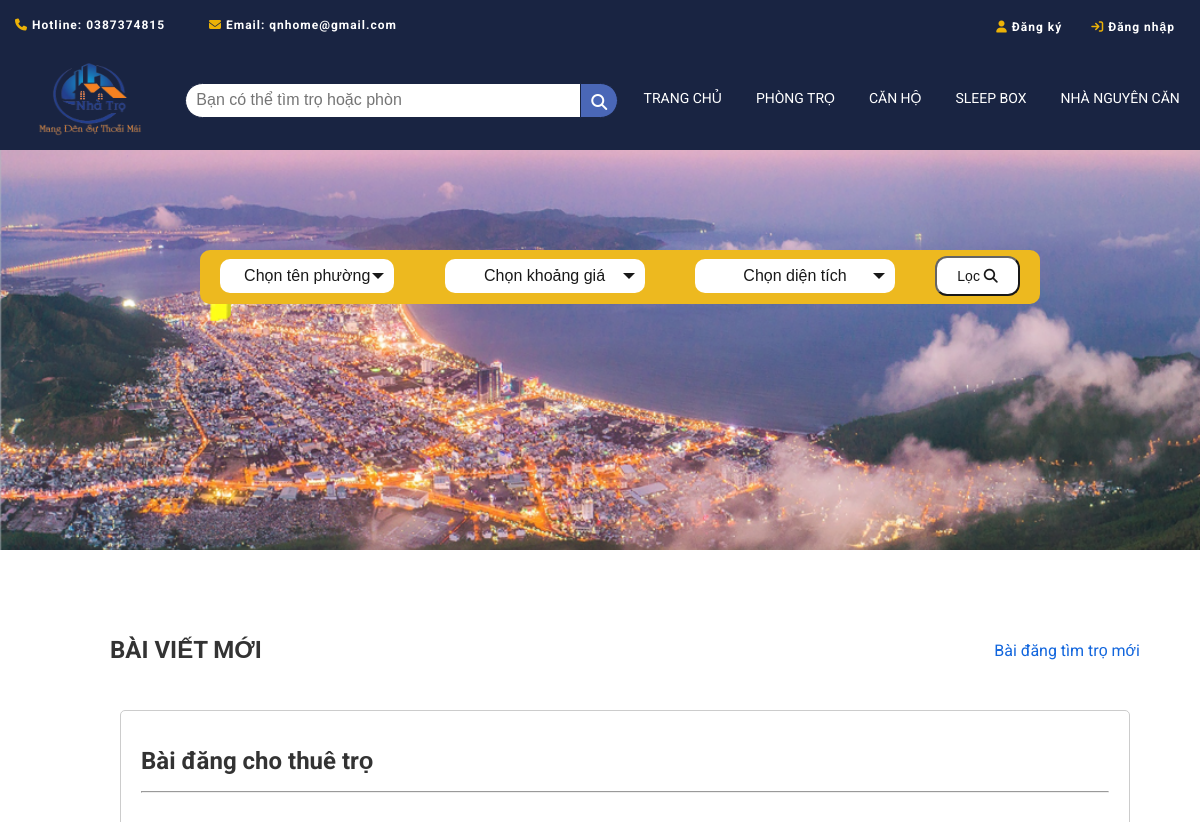
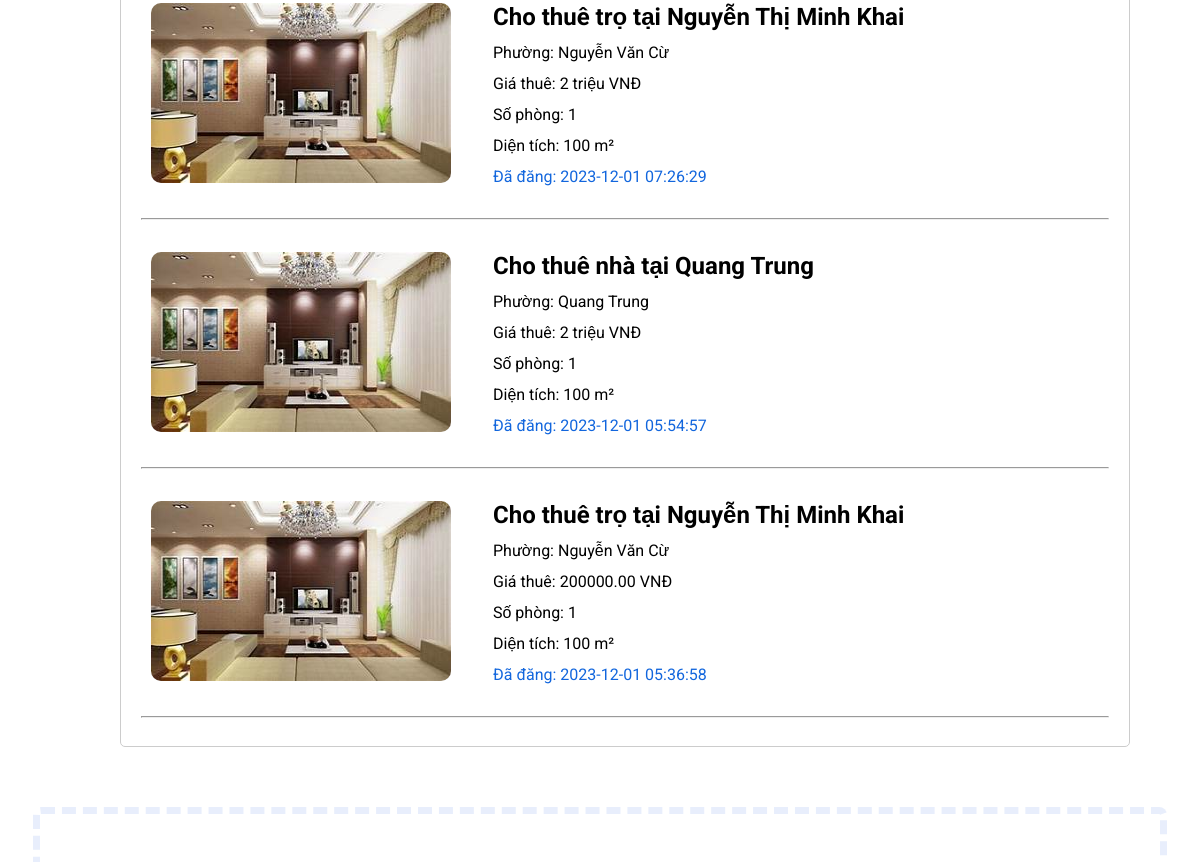
/trangchu.php (upper part), run on an earlier commit of the app's database (2 pictures, top to bottom).
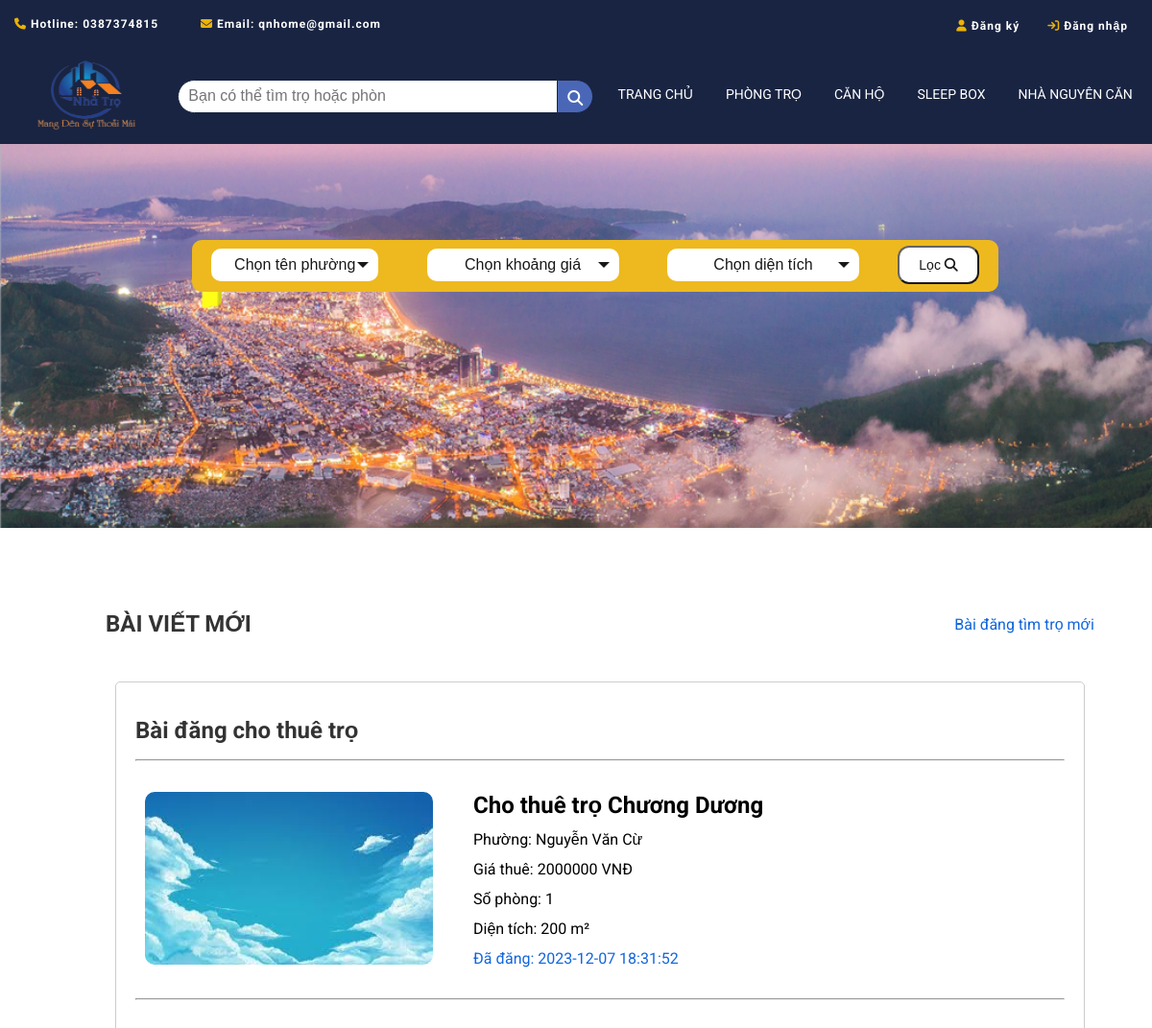
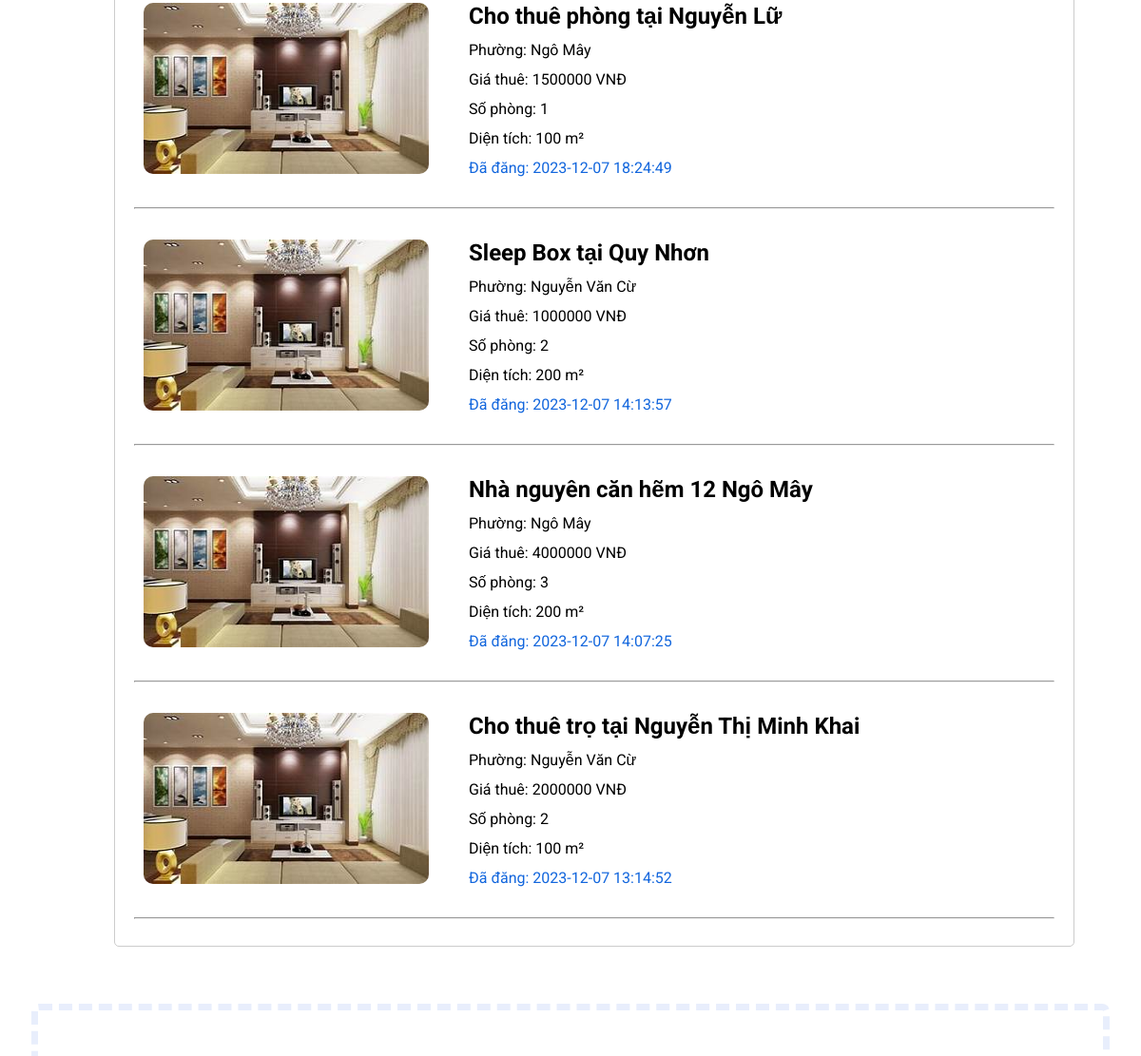
And on a later commit of the database (2 pictures, top to bottom).
### tables this page shows
CREATE TABLE IF NOT EXISTS `phongtro` (
  `Id_PhongTro` int(11) NOT NULL AUTO_INCREMENT,
  `TieuDe` text DEFAULT NULL,
  `LoaiHinhChoThue` text DEFAULT NULL,
  `HinhAnh` text DEFAULT NULL,
  `DiaChiCuThe` text DEFAULT NULL,
  `Phuong` text DEFAULT NULL,
  `Gia` int(11) DEFAULT NULL,
  `DienTich` int(11) DEFAULT NULL,
  `SoPhong` int(11) DEFAULT NULL,
  `MoTa` text DEFAULT NULL,
  `Id_DanhMuc` int(11) DEFAULT NULL,
  `Id_User` int(11) DEFAULT NULL,
  `status` enum('pending','approved','rejected') NOT NULL,
  `full_text_search_column` text GENERATED ALWAYS AS (concat_ws(' ',`TieuDe`,`Phuong`,`Gia`,`SoPhong`,`DienTich`,`MoTa`)) STORED,
  `ThoiGianDang` datetime DEFAULT NULL,
  PRIMARY KEY (`Id_PhongTro`),
  KEY `Id_DanhMuc` (`Id_DanhMuc`),
  KEY `Id_User` (`Id_User`)
);

### trangchu.php (the view, shortened to what this page needs)
<!DOCTYPE html>
<html lang="en">
<head>
    <link rel="stylesheet" href="/css/trangchu.css" />
    <link rel="stylesheet" href="https://cdnjs.cloudflare.com/ajax/libs/font-awesome/6.4.0/css/all.min.css" />
</head>
<body>
    <?php
    require 'layout/header.php';
    ?>
    <div class="page-homeqn-content">
        <div class="filter">
            <form id="filterForm" action="trangloc.php" method="post" style="align-items:center; margin-top: 6px;" onsubmit="return filterData();">
                <div class="filter-list">
                    <div class="custom-select" style="width: 174px">
                        <select id="phuong" name="phuong" class="select">
                            <option value="0" style="border-radius: 20px">
                                Chọn tên phường
                            </option>
                        </select>
                    </div>
                    <div class="custom-select" style="width: 200px; margin-left: 10px">
                        <select id="gia" name="gia" class="select">
                            <option value="0">Chọn khoảng giá</option>
                        </select>
                    </div>
                    <div class="custom-select" style="width: 200px; margin-left: 10px">
                        <select id="dientich" name="dientich" class="select">
                            <option value="0">Chọn diện tích</option>
                        </select>
                    </div>
                    <button type="button" onclick="filterData()">Lọc <i class="fa fa-search"></i></button>
                </div>
            </form>
        </div>
    </div>
    <div id="main">
        <div class="main-content">
            <div class="top-list">
                <div class="title-content">
                    <h1>BÀI VIẾT MỚI</h1>
                    <a href="baidangtimtromoi.php">Bài đăng tìm trọ mới</a>
                </div>
                <?php
                $kn = mysqli_connect("localhost", "root", "", "webtimtro") or die("Không kết nối được");
                mysqli_set_charset($kn, "utf8mb4");
                $caulenh1 = "SELECT * from phongtro where status='approved' ORDER BY ThoiGianDang DESC";
                $result1 = mysqli_query($kn, $caulenh1);
                echo "<div class='container'>
                            <div class='column'>
                            <h1>Bài đăng cho thuê trọ</h1>
                            <hr>";
                if ($result1) {
                    while ($row = mysqli_fetch_array($result1)) {
                        $id_pt = $row["Id_PhongTro"];
                        echo "<div class='tongquat'>
                                <a href='trangphongchitiet.php?id=$id_pt'>
                                    <div class='noidung'>
                                        <div class='left'>
                                            <img src='/process/" . $row["HinhAnh"] . "' alt='hinhanh'/>
                                        </div>
                                        <div class='right'>
                                            <h2>" . $row["TieuDe"] . "</h2>
                                            <p>Phường: " . $row["Phuong"] . "</p>
                                            <p>Giá thuê: " . $row["Gia"] . " VNĐ</p>
                                            <p>Số phòng: " . $row["SoPhong"] . "</p>
                                            <p>Diện tích: " . $row["DienTich"] . " m²</p>
                                            <p class='timeup'>Đã đăng: " . $row["ThoiGianDang"] . "</p>
                                        </div>
                                    </div>
                                </a>
                            </div><hr>";
                    }
                } else {
                    echo "Lỗi truy vấn!" . mysqli_error($kn);
                }
                echo '</div>
                    </div>';
                ?>
            </div>
        </div>
    </div>
    <section id="support-container">
    </section>
    <?php
    require 'layout/footer.php';
    ?>
</body>
</html>

What changed in the data, as far as the page shows it:
removed phongtro: HinhAnh (picture), TieuDe "Cho thuê trọ tại Nguyễn Thị Minh Khai", Phuong "Nguyễn Văn Cừ", Gia "2 triệu", SoPhong "1", DienTich "100", ThoiGianDang "2023-12-01 07:26:29"
removed phongtro: HinhAnh (picture), TieuDe "Cho thuê nhà tại Quang Trung", Phuong "Quang Trung", Gia "2 triệu", SoPhong "1", DienTich "100", ThoiGianDang "2023-12-01 05:54:57"
removed phongtro: HinhAnh (picture), TieuDe "Cho thuê trọ tại Nguyễn Thị Minh Khai", Phuong "Nguyễn Văn Cừ", Gia "200000.00", SoPhong "1", DienTich "100", ThoiGianDang "2023-12-01 05:36:58"
added phongtro: HinhAnh (picture), TieuDe "Cho thuê trọ Chương Dương", Phuong "Nguyễn Văn Cừ", Gia "2000000", SoPhong "1", DienTich "200", ThoiGianDang "2023-12-07 18:31:52"
added phongtro: HinhAnh (picture), TieuDe "Cho thuê phòng tại Nguyễn Lữ", Phuong "Ngô Mây", Gia "1500000", SoPhong "1", DienTich "100", ThoiGianDang "2023-12-07 18:24:49"
added phongtro: HinhAnh (picture), TieuDe "Sleep Box tại Quy Nhơn", Phuong "Nguyễn Văn Cừ", Gia "1000000", SoPhong "2", DienTich "200", ThoiGianDang "2023-12-07 14:13:57"
added phongtro: HinhAnh (picture), TieuDe "Nhà nguyên căn hẽm 12 Ngô Mây", Phuong "Ngô Mây", Gia "4000000", SoPhong "3", DienTich "200", ThoiGianDang "2023-12-07 14:07:25"
added phongtro: HinhAnh (picture), TieuDe "Cho thuê trọ tại Nguyễn Thị Minh Khai", Phuong "Nguyễn Văn Cừ", Gia "2000000", SoPhong "2", DienTich "100", ThoiGianDang "2023-12-07 13:14:52"
